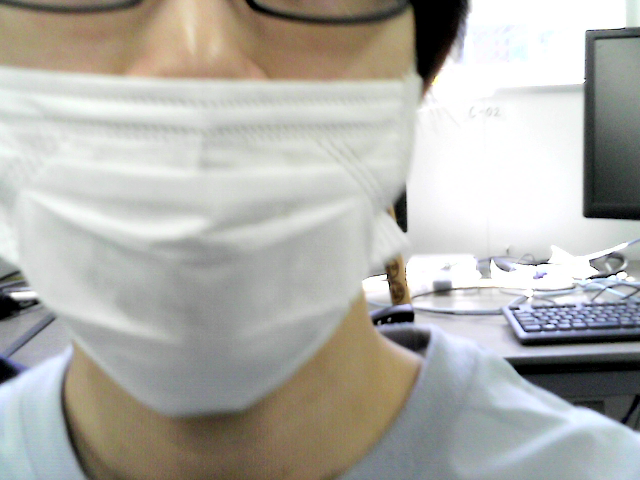
#> input picture src/img_tasks/mediapipe-main/memory/face1.png, 640 x 480 px, given in place of the camera
$ python detect_color_realtime.py
#> lines starting #> are read from the running program, lines starting #| are printed output that depends on the picture; after the words box and inside, x2 and y2 are one past the last pixel; in counts of white or black regions, pixels touching at a corner belong together
#!/usr/bin/env python3.8
# -*- coding: utf-8 -*-

import cv2
import numpy as np


def get_colors(frame, color_dic, color_list):

    #BGR色空間からHSV色空間への変換
    hsv = cv2.cvtColor(frame, cv2.COLOR_BGR2HSV)


    #黒色
    upper = np.array([255, 255, 63])
    lower = np.array([0, 0, 0])
    #色検出しきい値範囲内の色を抽出するマスクを作成
    frame_mask = cv2.inRange(hsv, lower, upper)
    color_dic['黒'] = cv2.countNonZero(frame_mask)


    #灰色
    upper = np.array([255, 79, 191])
    lower = np.array([0, 0, 64])
    #色検出しきい値範囲内の色を抽出するマスクを作成
    frame_mask = cv2.inRange(hsv, lower, upper)
    color_dic['灰'] = cv2.countNonZero(frame_mask)


    #白色
    upper = np.array([255, 79, 255])
    lower = np.array([0, 0, 192])
    #色検出しきい値範囲内の色を抽出するマスクを作成
    frame_mask = cv2.inRange(hsv, lower, upper)
    color_dic['白'] = cv2.countNonZero(frame_mask)


    for i in range(9):

        #彩色
        upper = np.array([20 + i*20, 255, 255])
        lower = np.array([i*20, 80, 64])
        #色検出しきい値範囲内の色を抽出するマスクを作成
        frame_mask = cv2.inRange(hsv, lower, upper)
        color_dic[color_list[i]] = cv2.countNonZero(frame_mask)

    return color_dic


#テスト用メインルーチン
def main():

    #色検出しきい値の設定
    #hsv空間において
    #橙色 上限[20, 255, 255] ~ 下限[0, 192, 64]
    #薄い橙色 上限[20, 191, 255] ~ 下限[0, 64, 64]
    #白色 上限[255, 63, 255] ~ 下限[0, 0, 192]
    #灰色 上限[255, 63, 191] ~ 下限[0, 0, 64]
    #黒色 上限[255, 255, 63] ~ 下限[0, 0, 0]

    #len(color_list) = 12色 (9彩色、3無彩色)
    color_list = ["橙", "黄", "黄緑", "緑", "水", "青", "紫", "桃", "赤", "黒", "灰", "白"] #色の名前のリスト
    color_dic = {} #色名と割合を辞書で対応つける 色の画素の数を保持する

    for i in range(len(color_list)):
        color_dic[color_list[i]] = 0

    # VideoCapture オブジェクトを取得します
    capture = cv2.VideoCapture(0)

    get_count = 0 #カメラの画像から1度だけ幅と高さを取得する
    height = 0
    width = 0

    while(True):
        ret, frame = capture.read()
#> frame is the input picture: shape (480, 640, 3); mean B, G, R 169, 174.7, 175.8

        if get_count == 0:
            height, width, _ = frame.shape[:3]
#> height = 480; width = 640
            all_area = height * width
#> all_area = 307200
            print("全体の面積=" + str(all_area))
#| 全体の面積=307200
            get_count += 1


        color_dic = get_colors(frame, color_dic, color_list)
#> in get_colors, `hsv = cv2.cvtColor(frame, cv2.COLOR_BGR2HSV)`: hsv: shape (480, 640, 3); mean H, S, V 53.1, 29.5, 181.3
#> in get_colors, `frame_mask = cv2.inRange(hsv, lower, upper)`:
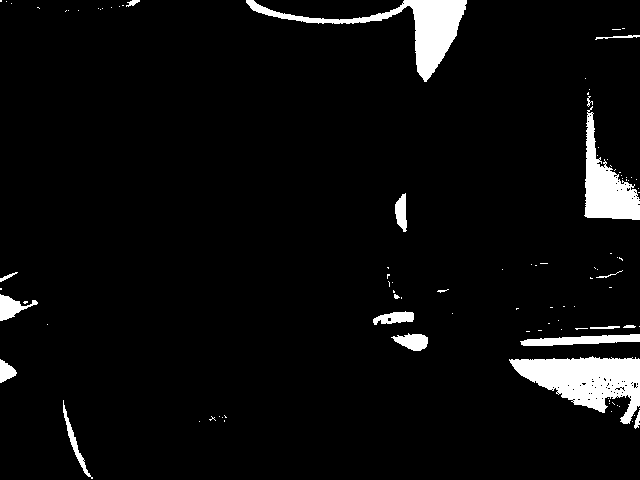
#> frame_mask: shape (480, 640); 4.9% white; 101 white regions (81 under 20 px), largest, box (x1, y1, x2, y2) and area: (509, 356, 640, 424) 4772, (246, 0, 467, 82) 3838, (584, 106, 640, 220) 2850
#> in get_colors, `frame_mask = cv2.inRange(hsv, lower, upper)`:
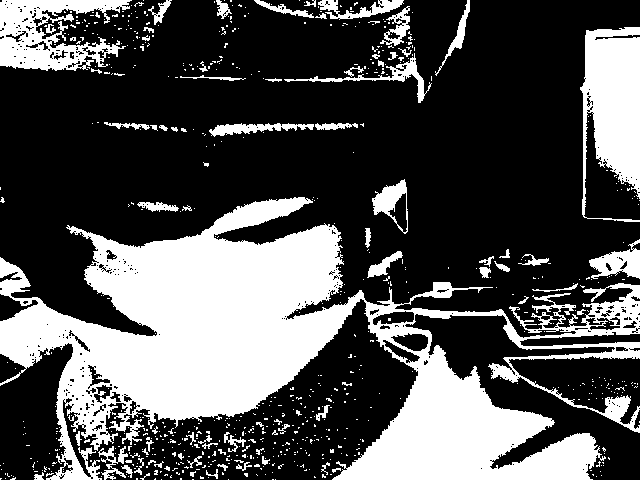
#> frame_mask: shape (480, 640); 32% white; 721 white regions (648 under 20 px), largest, box (x1, y1, x2, y2) and area: (0, 197, 640, 480) 73638, (580, 27, 640, 222) 7810, (0, 0, 132, 71) 5171
#> in get_colors, `frame_mask = cv2.inRange(hsv, lower, upper)`:
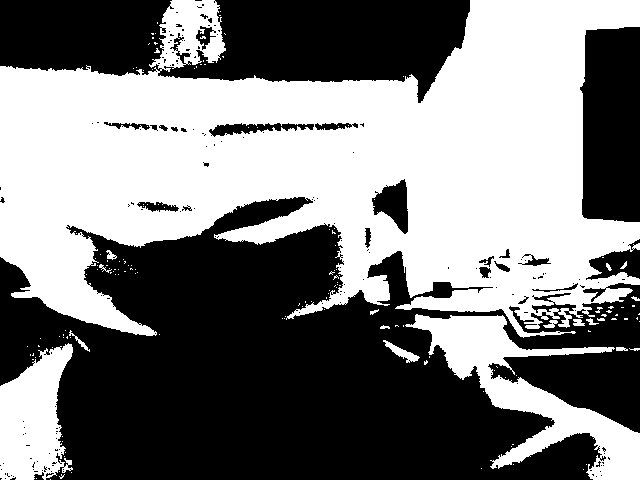
#> frame_mask: shape (480, 640); 48.6% white; 154 white regions (135 under 20 px), largest, box (x1, y1, x2, y2) and area: (0, 0, 640, 338) 129513, (405, 314, 640, 480) 11640, (0, 343, 73, 480) 6890
#> the loop in get_colors, `for i in range(9):` made 9 passes
#> pass 1, in get_colors, `frame_mask = cv2.inRange(hsv, lower, upper)`:
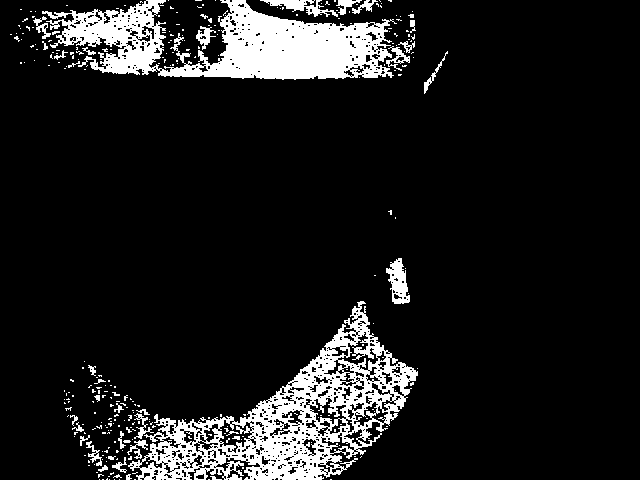
#> frame_mask: shape (480, 640); 11.2% white; 308 white regions (271 under 20 px), largest, box (x1, y1, x2, y2) and area: (128, 301, 418, 480) 15279, (42, 0, 397, 80) 14690, (386, 258, 410, 304) 621
#> pass 2, in get_colors, `frame_mask = cv2.inRange(hsv, lower, upper)`:
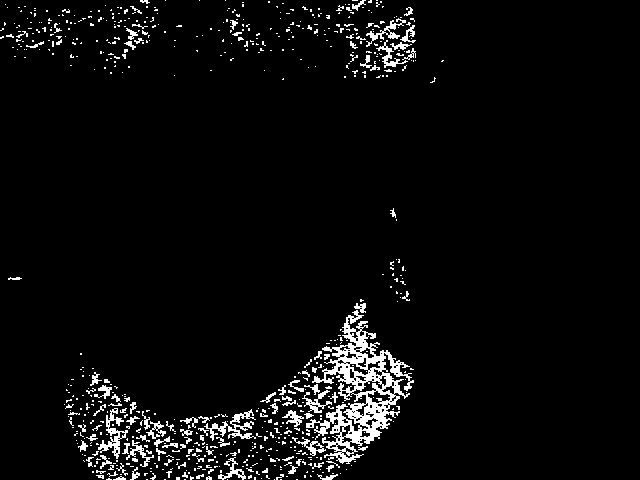
#> frame_mask: shape (480, 640); 4.5% white; 699 white regions (596 under 20 px), largest, box (x1, y1, x2, y2) and area: (306, 310, 414, 464) 5006, (204, 409, 256, 441) 506, (98, 408, 128, 459) 453
#> after the loop in get_colors, `for i in range(9):`: color_dic = 12 items
#> color_dic = 12 items

        #print(color_dic)

        #辞書の値が最大・最小となるキーを取得
        max_k = max(color_dic, key=color_dic.get)
#> max_k = '白'
        print(max_k)
#| 白


        ret, frame = capture.read()
        cv2.imshow('frame',frame)

        if cv2.waitKey(1) & 0xFF == ord('q'):
#> (key q is pressed here)
            break

    capture.release()
    cv2.destroyAllWindows()


if __name__ == '__main__':
    main()
